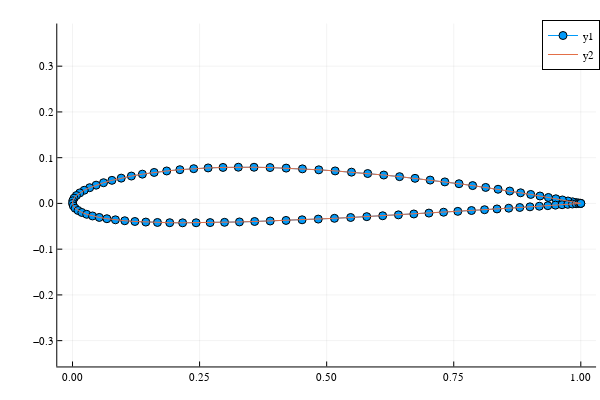

The cell this chart's notebook holds for it:
### Code cell
plot(airfoil[:,1], airfoil[:,2], markershape = :circle, aspect_ratio = :equal)
plot!(first.([ panel.start for panel in panels ]), last.([ panel.start for panel in panels ]), aspect_ratio = :equal)
